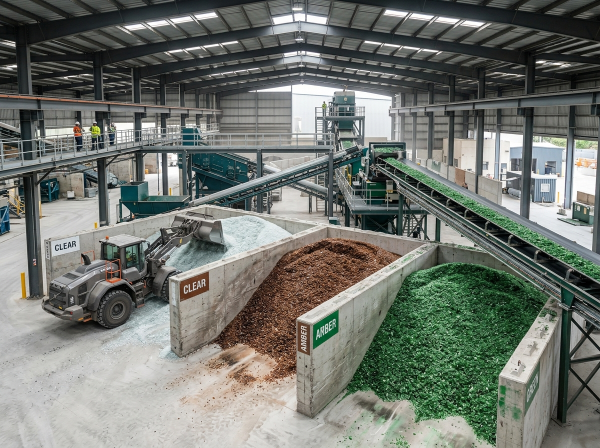
#> input picture client/src/assets/materials/glass.jpg, 1200 x 896 px, given as the content of the folder datasets/raw, which was not available (shown at 1/2 size)
$ python preprocess_images.py
#> lines starting #> are read from the running program, lines starting #| are printed output that depends on the picture
"""
Batch Image Preprocessing & Split Utility
Usage:
    python preprocess_images.py --input datasets/raw/ --output datasets/processed/ --split 0.8
"""
import os
import glob
import cv2
import argparse
from typing import List

def process_batch(input_dir: str, output_dir: str, train_ratio: float = 0.8):
#> called with input_dir = 'datasets/raw', output_dir = 'datasets/processed', train_ratio = 0.8
    print(f"=== Starting Batch Image Preprocessing & Splitting ===")
    print(f"Input Directory: {input_dir}")
    print(f"Output Directory: {output_dir}")

    os.makedirs(os.path.join(output_dir, "train"), exist_ok=True)
    os.makedirs(os.path.join(output_dir, "val"), exist_ok=True)
    os.makedirs(os.path.join(output_dir, "test"), exist_ok=True)

    image_files = glob.glob(os.path.join(input_dir, "**", "*.[jJ][pP]*[gG]"), recursive=True)
    print(f"Found {len(image_files)} raw image files.")

    count = 0
    for img_path in image_files:
        img = cv2.imread(img_path)
#> img is the input picture: shape (896, 1200, 3); mean B, G, R 111.9, 118.7, 114.3
        if img is None:
            continue

        # Resize to 640x640
        resized = cv2.resize(img, (640, 640))
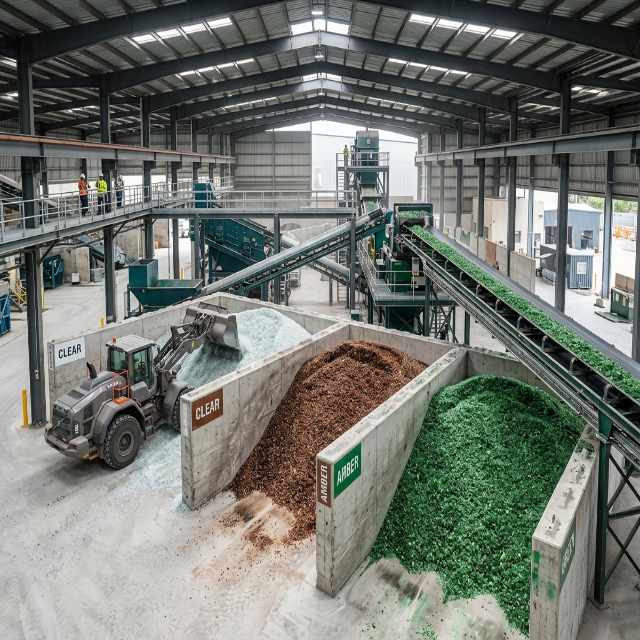
#> resized: shape (640, 640, 3); mean B, G, R 111.8, 118.6, 114.2
        fname = os.path.basename(img_path)

        if count % 10 < 8:
            dest = os.path.join(output_dir, "train", fname)
        elif count % 10 == 8:
            dest = os.path.join(output_dir, "val", fname)
        else:
            dest = os.path.join(output_dir, "test", fname)

        cv2.imwrite(dest, resized)
        count += 1

    print(f"[Completed] Processed {count} images saved under {output_dir}")

if __name__ == "__main__":
    parser = argparse.ArgumentParser()
    parser.add_argument("--input", default="datasets/raw")
    parser.add_argument("--output", default="datasets/processed")
    parser.add_argument("--split", type=float, default=0.8)
    args = parser.parse_args()
    process_batch(args.input, args.output, args.split)

$ run again, on client/src/assets/materials/metal.jpg
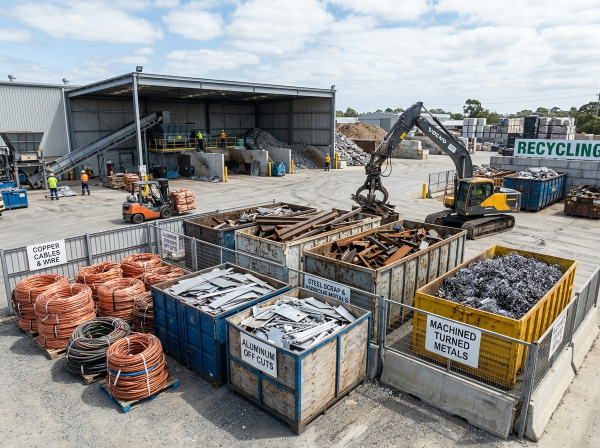
#> input picture client/src/assets/materials/metal.jpg, 1200 x 896 px, given as the content of the folder datasets/raw, which was not available (shown at 1/2 size)
#> in process_batch, img is the input picture: shape (896, 1200, 3); mean B, G, R 140.2, 142.2, 143.6
#> in process_batch, `resized = cv2.resize(img, (640, 640))`:
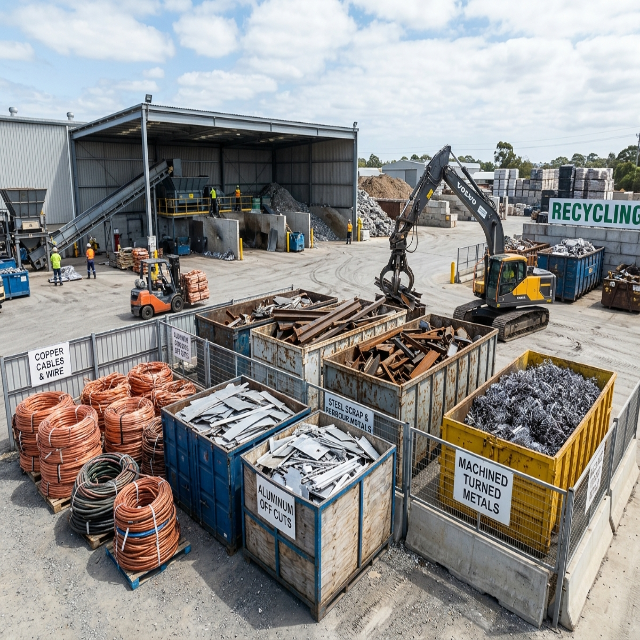
#> resized: shape (640, 640, 3); mean B, G, R 140.1, 142.1, 143.5

$ run again, on client/src/assets/materials/paper.jpg
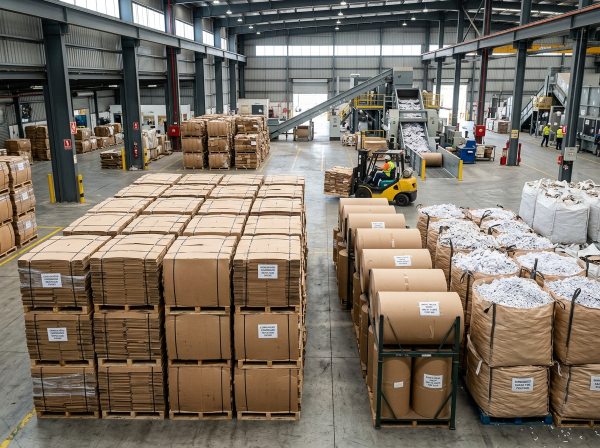
#> input picture client/src/assets/materials/paper.jpg, 1200 x 896 px, given as the content of the folder datasets/raw, which was not available (shown at 1/2 size)
#> in process_batch, img is the input picture: shape (896, 1200, 3); mean B, G, R 102.2, 114.4, 124.3
#> in process_batch, `resized = cv2.resize(img, (640, 640))`:
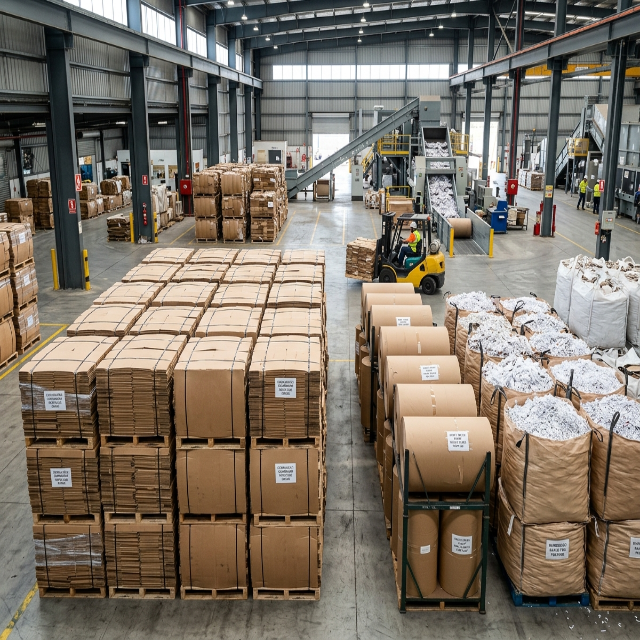
#> resized: shape (640, 640, 3); mean B, G, R 102.1, 114.4, 124.3
